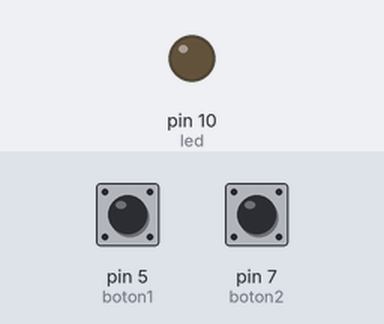
The sketch below on a simulated Arduino Uno, built with avr-gcc and run on an emulated ATmega328P. On the bench: output pins drawn as LEDs (lit = HIGH). The test bench sets the inputs (shaded band); at power-on: pin 5 (boton1) HIGH, pin 7 (boton2) HIGH.

Above: at 1.2 s.
1.3 s: pin 5 (boton1) pulled LOW for 0.15 s
At 1.37 s:
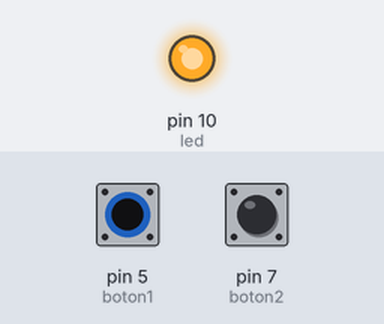
2.9 s: pin 5 (boton1) pulled LOW for 3.2 s
At 6.4 s:
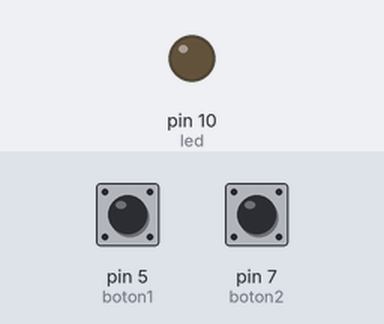
7.6 s: pin 7 (boton2) pulled LOW for 3.2 s
At 8.7 s:
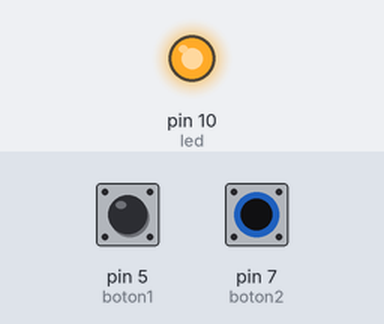
Timing chart, 0 to 12.3 s (numbered marks = the images above; inputs shaded):
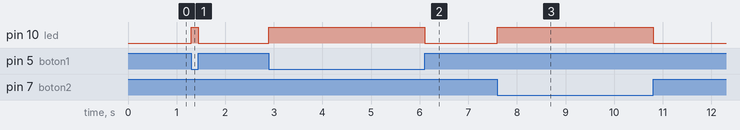

The sketch:

PuertaXOR.ino
```cpp
int led = 10;
int boton1=5;
int boton2=7;
int val1;
int val2;

void setup() {
  pinMode(led , OUTPUT);
  pinMode(boton1 , INPUT);
  pinMode(boton2 , INPUT);

}

void loop() {
  val1=digitalRead(boton1);
  val2=digitalRead(boton2);

  if(val1==LOW && val2==LOW)
  {

    digitalWrite(led, LOW);

  }

  else if(val1==HIGH && val2==HIGH)
  {

    digitalWrite(led, LOW);

  }

  else
  {

    digitalWrite(led, HIGH);

  }

}
```

Measured:
- after the input at 1.3 s, pin 10 (led): LOW → HIGH at once, → LOW 0.15 s later
- after the input at 2.9 s, pin 10 (led): LOW → HIGH at once, → LOW 3.2 s later
- after the input at 7.6 s, pin 10 (led): LOW → HIGH at once, → LOW 3.2 s later
